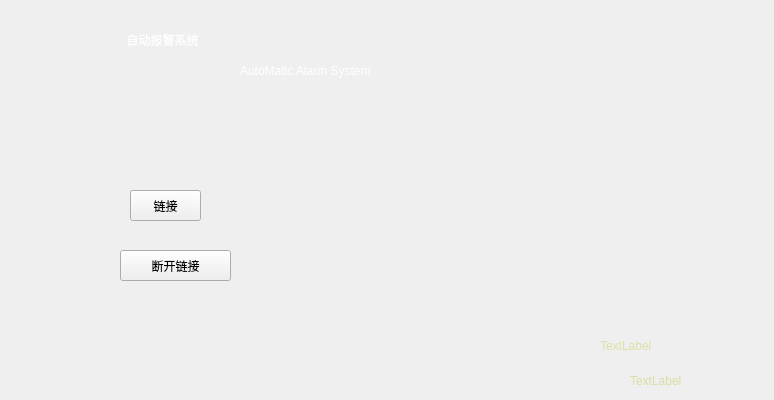
<?xml version="1.0" encoding="UTF-8"?>
<ui version="4.0">
 <class>Widget</class>
 <widget class="QWidget" name="Widget">
  <property name="geometry">
   <rect>
    <x>0</x>
    <y>0</y>
    <width>774</width>
    <height>400</height>
   </rect>
  </property>
  <property name="windowTitle">
   <string>Widget</string>
  </property>
  <property name="styleSheet">
   <string notr="true"/>
  </property>
  <widget class="QLabel" name="lab3">
   <property name="geometry">
    <rect>
     <x>80</x>
     <y>19</y>
     <width>581</width>
     <height>41</height>
    </rect>
   </property>
   <property name="styleSheet">
    <string notr="true">font: 75 28pt &quot;华文行楷&quot;;
color: rgb(255, 255, 255);</string>
   </property>
   <property name="text">
    <string>              自动报警系统</string>
   </property>
  </widget>
  <widget class="QStackedWidget" name="stackedWidget">
   <property name="geometry">
    <rect>
     <x>0</x>
     <y>0</y>
     <width>774</width>
     <height>400</height>
    </rect>
   </property>
   <property name="styleSheet">
    <string notr="true">#stackedWidget{
	border-image: url(:/images/beijing13.jpg);
}；

#stackedWidget *{
	border-image: url( );
}</string>
   </property>
   <widget class="QWidget" name="page">
    <widget class="QLabel" name="label">
     <property name="geometry">
      <rect>
       <x>240</x>
       <y>60</y>
       <width>271</width>
       <height>21</height>
      </rect>
     </property>
     <property name="styleSheet">
      <string notr="true">color: rgb(255, 255, 255);
font: 75 18pt &quot;华文行楷&quot;;</string>
     </property>
     <property name="text">
      <string>AutoMatic Alarm System</string>
     </property>
    </widget>
    <widget class="QToolButton" name="connect_btn">
     <property name="geometry">
      <rect>
       <x>130</x>
       <y>190</y>
       <width>71</width>
       <height>31</height>
      </rect>
     </property>
     <property name="styleSheet">
      <string notr="true">font: 75 16pt &quot;华文行楷&quot;;</string>
     </property>
     <property name="text">
      <string>链接</string>
     </property>
    </widget>
    <widget class="QToolButton" name="disconnect_btn">
     <property name="geometry">
      <rect>
       <x>120</x>
       <y>250</y>
       <width>111</width>
       <height>31</height>
      </rect>
     </property>
     <property name="styleSheet">
      <string notr="true">font: 75 16pt &quot;华文行楷&quot;;</string>
     </property>
     <property name="text">
      <string>断开链接</string>
     </property>
    </widget>
    <widget class="QLabel" name="logo1_lab">
     <property name="geometry">
      <rect>
       <x>600</x>
       <y>330</y>
       <width>171</width>
       <height>31</height>
      </rect>
     </property>
     <property name="styleSheet">
      <string notr="true">color: rgb(223, 223, 167);
font: 75 italic 20pt &quot;Arial&quot;;
</string>
     </property>
     <property name="text">
      <string>TextLabel</string>
     </property>
    </widget>
    <widget class="QLabel" name="data_lab">
     <property name="geometry">
      <rect>
       <x>630</x>
       <y>370</y>
       <width>131</width>
       <height>21</height>
      </rect>
     </property>
     <property name="styleSheet">
      <string notr="true">color: rgb(220, 220, 165);
font: 75 italic 14pt &quot;Arial&quot;;</string>
     </property>
     <property name="text">
      <string>TextLabel</string>
     </property>
    </widget>
   </widget>
   <widget class="QWidget" name="page_2"/>
  </widget>
  <zorder>stackedWidget</zorder>
  <zorder>lab3</zorder>
 </widget>
 <layoutdefault spacing="6" margin="11"/>
 <resources/>
 <connections/>
</ui>
